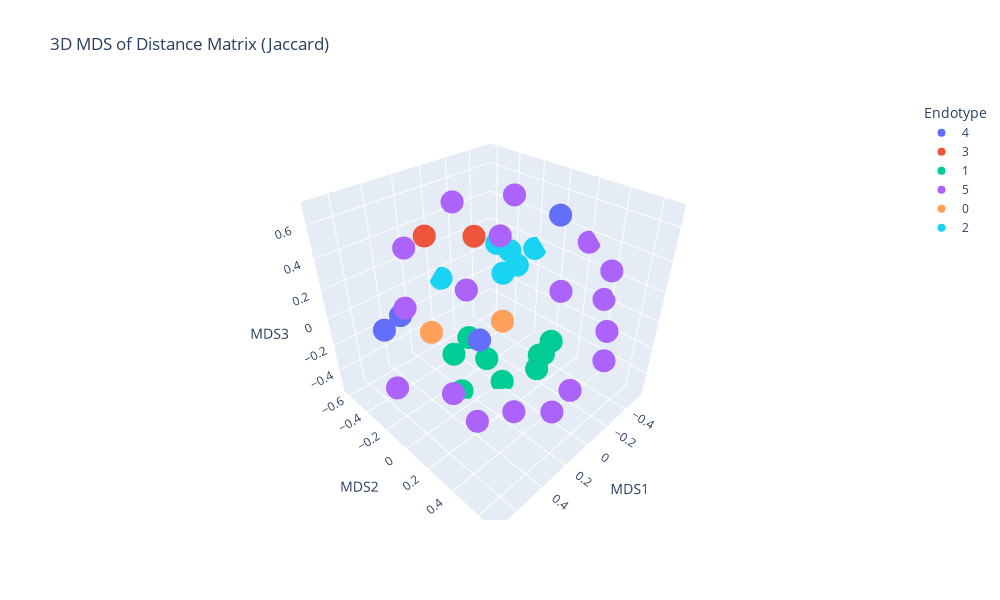

The code cell stored with this chart in its notebook:
### Markdown cell above
#### MDS of feature matrix

### Code cell
import numpy as np
import pandas as pd
from sklearn.manifold import MDS
from sklearn.metrics.pairwise import pairwise_distances
import plotly.express as px
import plotly.graph_objects as go

feat_mat = endo.feature_matrix

# Get endotype labels for coloring
# endo.endotypes returns a tuple (dict_mapping, dict_clusters)
# Extract the mapping dictionary and get labels in the same order as the feature matrix
endotype_mapping = endo.endotypes[0]
endotype_labels = pd.Series([endotype_mapping[gene] for gene in feat_mat.index])

# Convert feature matrix to numpy array
X = np.array(feat_mat)

# Compute distance matrix (use same metric as clustering - 'jaccard' in this case)
distance_matrix = pairwise_distances(X, metric='jaccard')

# MDS parameters
n_components = 3  # Set to 2 for 2D plot, 3 for 3D plot
random_state = 42

# Plot dimensions (in pixels)
plot_width = 1000
plot_height = 600

# Perform MDS on the distance matrix (use dissimilarity='precomputed')
mds = MDS(n_components=n_components, random_state=random_state, dissimilarity='precomputed')
mds_result = mds.fit_transform(distance_matrix)

# Create DataFrame for plotting
if n_components == 2:
    mds_df = pd.DataFrame(
        data=mds_result,
        columns=['MDS1', 'MDS2']
    )
    mds_df['Endotype'] = endotype_labels.astype(str)
    mds_df['Gene'] = feat_mat.index
    
    # Plot 2D MDS
    fig_mds = px.scatter(
        mds_df,
        x='MDS1',
        y='MDS2',
        color='Endotype',
        hover_data=['Gene'],
        title='2D MDS of Distance Matrix (Jaccard)',
        width=plot_width,
        height=plot_height
    )
elif n_components == 3:
    mds_df = pd.DataFrame(
        data=mds_result,
        columns=['MDS1', 'MDS2', 'MDS3']
    )
    mds_df['Endotype'] = endotype_labels.astype(str)
    mds_df['Gene'] = feat_mat.index
    
    # Plot 3D MDS
    fig_mds = px.scatter_3d(
        mds_df,
        x='MDS1',
        y='MDS2',
        z='MDS3',
        color='Endotype',
        hover_data=['Gene'],
        title='3D MDS of Distance Matrix (Jaccard)',
        width=plot_width,
        height=plot_height
    )

fig_mds.show()

### Figure 1 — Plotly figure (JSON) as saved in the notebook; plotly's stock layout.template omitted (floating-point values rounded to 4 significant figures)
{"data": [{"customdata": [["CARD9"], ["TRIM41"], ["PHC2"], ["ZNF655"]], "hovertemplate": "Endotype=4<br>MDS1=%{x}<br>MDS2=%{y}<br>MDS3=%{z}<br>Gene=%{customdata[0]}<extra></extra>", "legendgroup": "4", "marker": {"color": "#636efa", "symbol": "circle"}, "mode": "markers", "name": "4", "scene": "scene", "showlegend": true, "type": "scatter3d", "x": [0.4356, 0.5997, 0.399, -0.208], "y": [0.2883, -0.3116, -0.4458, 0.2336], "z": [0.2027, 0.02658, -0.04466, 0.6358]}, {"customdata": [["LRRK2"], ["ERBIN"]], "hovertemplate": "Endotype=3<br>MDS1=%{x}<br>MDS2=%{y}<br>MDS3=%{z}<br>Gene=%{customdata[0]}<extra></extra>", "legendgroup": "3", "marker": {"color": "#EF553B", "symbol": "circle"}, "mode": "markers", "name": "3", "scene": "scene", "showlegend": true, "type": "scatter3d", "x": [-0.1391, 0.06963], "y": [-0.3586, -0.5838], "z": [0.3257, 0.3215]}, {"customdata": [["NOD2"], ["NLRC4"], ["NLRP1"], ["ANKHD1"], ["CASP1"], ["RBCK1"], ["RIPK2"], ["MAP3K7"], ["CAPZA1"]], "hovertemplate": "Endotype=1<br>MDS1=%{x}<br>MDS2=%{y}<br>MDS3=%{z}<br>Gene=%{customdata[0]}<extra></extra>", "legendgroup": "1", "marker": {"color": "#00cc96", "symbol": "circle"}, "mode": "markers", "name": "1", "scene": "scene", "showlegend": true, "type": "scatter3d", "x": [-0.1876, -0.2662, -0.3142, -0.0894, -0.3632, 0.2401, -0.005322, -0.06012, 0.1863], "y": [0.1593, 0.1114, 0.1076, -0.3826, 0.1259, -0.0943, 0.02533, -0.1741, -0.2194], "z": [-0.4607, -0.4206, -0.4424, -0.4512, -0.3516, -0.5385, -0.5401, -0.5002, -0.341]}, {"customdata": [["GALNT2"], ["LGALS8"], ["UNKL"], ["DNM1L"], ["GAK"], ["PBX2"], ["TSNAX"], ["TRIM14"], ["CASP4"], ["VPS28"], ["EIF4E2"], ["STX11"], ["VIM"], ["MYO15B"], ["ACTR3"], ["USP15"], ["AGO1"], ["RAB7A"]], "hovertemplate": "Endotype=5<br>MDS1=%{x}<br>MDS2=%{y}<br>MDS3=%{z}<br>Gene=%{customdata[0]}<extra></extra>", "legendgroup": "5", "marker": {"color": "#ab63fa", "symbol": "circle"}, "mode": "markers", "name": "5", "scene": "scene", "showlegend": true, "type": "scatter3d", "x": [0.5884, -0.08158, 0.7138, 0.4198, 0.3732, 0.6043, 0.1901, 0.3985, 0.07425, 0.425, -0.2489, -0.3262, 0.1612, 0.1566, -0.5482, 0.1176, -0.2582, -0.5359], "y": [0.2505, 0.6775, -0.07043, 0.5138, -0.3679, -0.07063, 0.1842, 0.217, 0.4991, 0.1923, 0.5957, 0.5119, 0.6606, -0.1992, 0.2057, 0.516, -0.1397, 0.3694], "z": [-0.08024, 0.1855, -0.174, -0.1404, 0.4353, 0.2983, 0.6415, -0.457, -0.412, 0.4443, -0.1625, 0.3671, -0.06937, 0.6878, 0.3424, 0.4443, 0.6225, 0.01656]}, {"customdata": [["PPP1R12C"], ["LRRK1"]], "hovertemplate": "Endotype=0<br>MDS1=%{x}<br>MDS2=%{y}<br>MDS3=%{z}<br>Gene=%{customdata[0]}<extra></extra>", "legendgroup": "0", "marker": {"color": "#FFA15A", "symbol": "circle"}, "mode": "markers", "name": "0", "scene": "scene", "showlegend": true, "type": "scatter3d", "x": [0.1432, -0.3294], "y": [-0.4964, -0.2881], "z": [-0.3401, -0.3851]}, {"customdata": [["PPP1R18"], ["MAP2K6"], ["MAP2K3"], ["MAP2K7"], ["EIF4EBP1"], ["MBP"]], "hovertemplate": "Endotype=2<br>MDS1=%{x}<br>MDS2=%{y}<br>MDS3=%{z}<br>Gene=%{customdata[0]}<extra></extra>", "legendgroup": "2", "marker": {"color": "#19d3f3", "symbol": "circle"}, "mode": "markers", "name": "2", "scene": "scene", "showlegend": true, "type": "scatter3d", "x": [-0.06792, -0.4782, -0.4428, -0.4183, -0.3824, -0.5453], "y": [-0.6221, -0.2984, -0.3373, -0.3752, -0.4019, -0.2076], "z": [-0.06031, 0.007, 0.1171, -0.06438, 0.17, 0.1445]}], "layout": {"height": 600, "legend": {"title": {"text": "Endotype"}, "tracegroupgap": 0}, "scene": {"domain": {"x": [0, 1], "y": [0, 1]}, "xaxis": {"title": {"text": "MDS1"}}, "yaxis": {"title": {"text": "MDS2"}}, "zaxis": {"title": {"text": "MDS3"}}}, "title": {"text": "3D MDS of Distance Matrix (Jaccard)"}, "width": 1000}}
